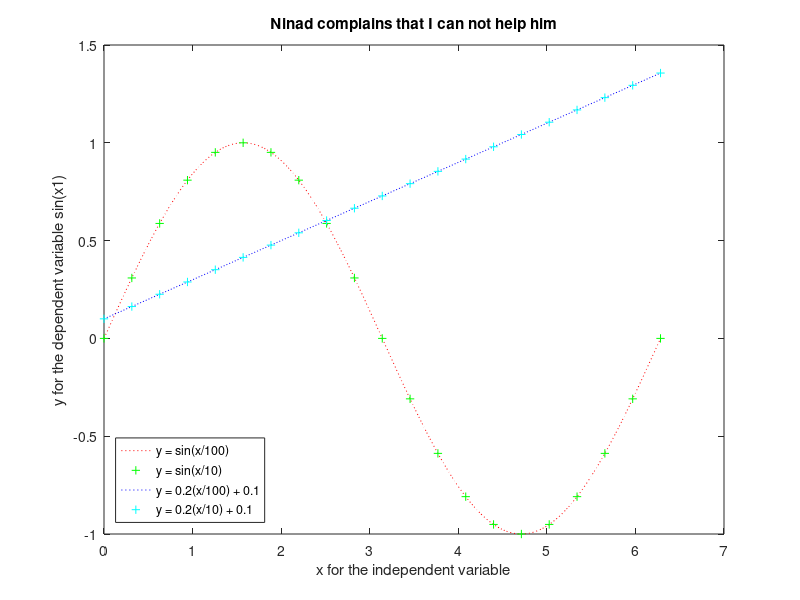

This chart was generated by the following MATLAB code:
x1 = 0:pi/100:2*pi;
x2 = 0:pi/10:2*pi;
x3 = 0:pi/100:2*pi;
x4 = 0:pi/10:2*pi;
plot(x1,sin(x1),'r:',x2,sin(x2),'g+', x3,0.2*x3 +0.1 ,'b:', x4,0.2*x4 +0.1,'c+')
title('Ninad complains that I can not help him')
xlabel('x for the independent variable')
ylabel('y for the dependent variable sin(x1)')
legend({'y = sin(x/100)','y = sin(x/10)', 'y = 0.2(x/100) + 0.1', 'y = 0.2(x/10) + 0.1'},'Location','southwest')
